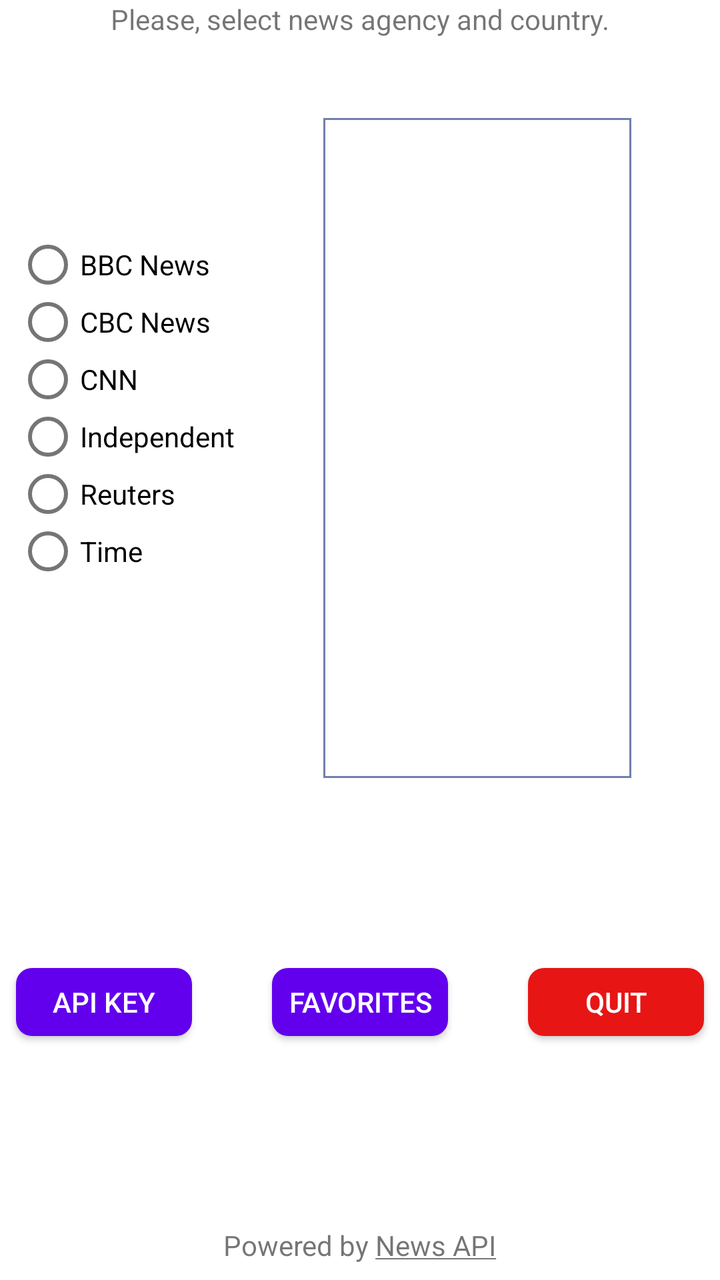
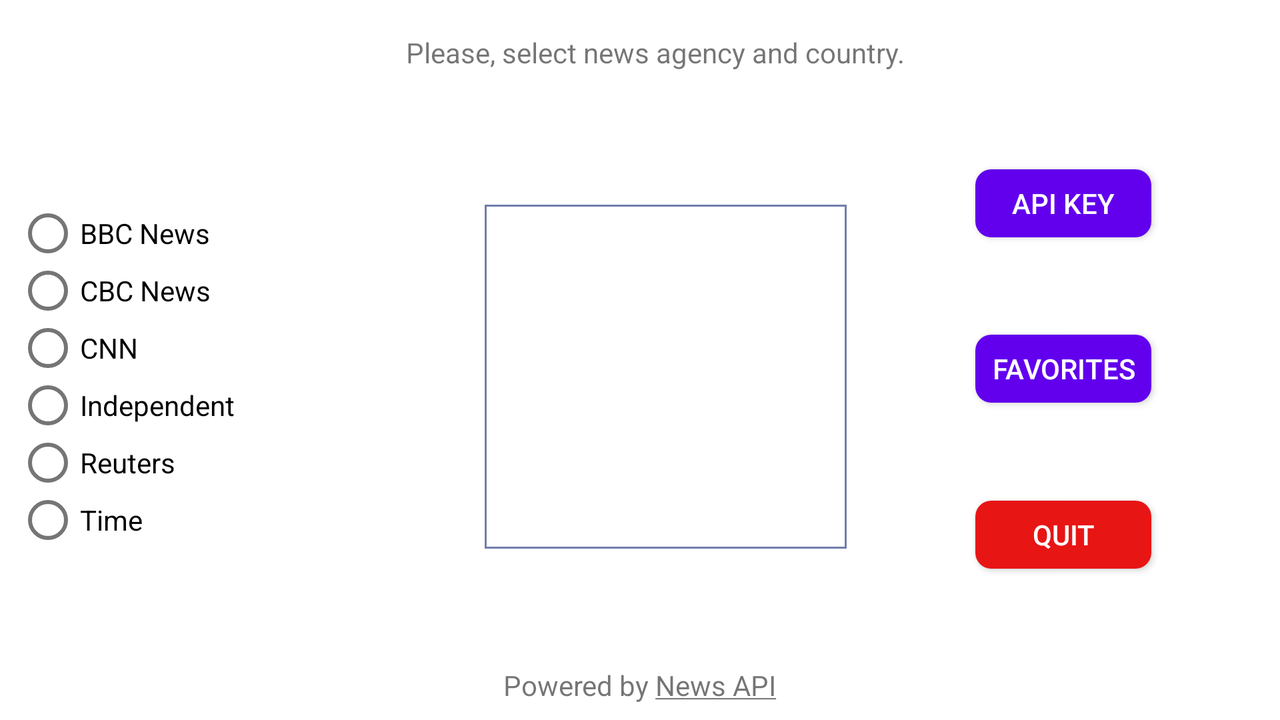

First picture: res/layout/ on a phone held upright. Second picture: the repository's own variant of that layout, on a device whose configuration matches the variant's folder. Source for both follows.
<!-- AndroidManifest.xml: application theme Theme.NewsAboutEuropeForAndroid -->
<!-- res/layout/activity_main.xml -->
<?xml version="1.0" encoding="utf-8"?>
<androidx.constraintlayout.widget.ConstraintLayout xmlns:android="http://schemas.android.com/apk/res/android"
    xmlns:app="http://schemas.android.com/apk/res-auto"
    xmlns:tools="http://schemas.android.com/tools"
    android:layout_width="match_parent"
    android:layout_height="match_parent"
    tools:context=".MainActivity">

    <TextView
        android:id="@+id/usageInfo"
        android:layout_width="wrap_content"
        android:layout_height="wrap_content"
        android:text="@string/usageInfo"
        app:layout_constraintLeft_toLeftOf="parent"
        app:layout_constraintRight_toRightOf="parent"
        app:layout_constraintTop_toTopOf="parent" />

    <RadioGroup
        android:id="@+id/radioGroup"
        android:layout_width="113dp"
        android:layout_height="172dp"
        android:layout_marginLeft="8dp"
        android:orientation="vertical"
        app:layout_constraintBottom_toBottomOf="@+id/countryListView"
        app:layout_constraintLeft_toLeftOf="parent"
        app:layout_constraintTop_toBottomOf="@+id/usageInfo">

        <RadioButton
            android:id="@+id/bbcNewsRadioButton"
            android:layout_width="wrap_content"
            android:layout_height="wrap_content"
            android:layout_weight="1"
            android:text="@string/bbcNewsRadioButtonText" />

        <RadioButton
            android:id="@+id/cbcNewsRadioButton"
            android:layout_width="wrap_content"
            android:layout_height="wrap_content"
            android:layout_weight="1"
            android:text="@string/cbcNewsRadioButtonText" />

        <RadioButton
            android:id="@+id/cnnRadioButton"
            android:layout_width="wrap_content"
            android:layout_height="wrap_content"
            android:layout_weight="1"
            android:text="@string/cnnRadioButtonText" />

        <RadioButton
            android:id="@+id/independentRadioButton"
            android:layout_width="wrap_content"
            android:layout_height="wrap_content"
            android:layout_weight="1"
            android:text="@string/independentRadioButtonText" />

        <RadioButton
            android:id="@+id/reutersRadioButton"
            android:layout_width="wrap_content"
            android:layout_height="wrap_content"
            android:layout_weight="1"
            android:text="@string/reutersRadioButtonText" />

        <RadioButton
            android:id="@+id/timeRadioButton"
            android:layout_width="wrap_content"
            android:layout_height="wrap_content"
            android:layout_weight="1"
            android:text="@string/timeRadioButtonText" />

    </RadioGroup>

    <androidx.recyclerview.widget.RecyclerView
        android:id="@+id/countryListView"
        android:layout_width="154dp"
        android:layout_height="330dp"
        android:layout_marginStart="4dp"
        android:layout_marginLeft="4dp"
        android:layout_marginTop="40dp"
        android:layout_marginEnd="8dp"
        android:layout_marginRight="8dp"
        android:background="@drawable/border"
        android:scrollbars="vertical"
        app:layout_constraintEnd_toEndOf="parent"
        app:layout_constraintStart_toEndOf="@+id/radioGroup"
        app:layout_constraintTop_toBottomOf="@+id/usageInfo" />

    <androidx.appcompat.widget.AppCompatButton
        android:id="@+id/closeApp"
        android:layout_width="wrap_content"
        android:layout_height="34dp"
        android:layout_marginRight="8dp"
        android:background="@drawable/rounded_button_grey"
        android:text="@string/closeAppButtonText"
        android:textColor="@color/white"
        app:layout_constraintBottom_toTopOf="@+id/poweredBy"
        app:layout_constraintRight_toRightOf="parent"
        app:layout_constraintTop_toBottomOf="@+id/countryListView" />

    <androidx.appcompat.widget.AppCompatButton
        android:id="@+id/favoritesButton"
        android:layout_width="wrap_content"
        android:layout_height="34dp"
        android:layout_marginStart="32dp"
        android:layout_marginLeft="32dp"
        android:layout_marginEnd="32dp"
        android:layout_marginRight="32dp"
        android:text="@string/favorites"
        android:textColor="@color/white"
        app:layout_constraintBottom_toTopOf="@+id/poweredBy"
        app:layout_constraintEnd_toStartOf="@+id/closeApp"
        app:layout_constraintStart_toEndOf="@+id/changeAPIKey"
        app:layout_constraintTop_toBottomOf="@+id/countryListView"
        android:background="@drawable/rounded_button"/>

    <androidx.appcompat.widget.AppCompatButton
        android:id="@+id/changeAPIKey"
        android:layout_width="wrap_content"
        android:layout_height="34dp"
        android:layout_marginLeft="8dp"
        android:background="@drawable/rounded_button"
        android:text="@string/APIKeyButtonText"
        android:textColor="@color/white"
        app:layout_constraintBottom_toTopOf="@+id/poweredBy"
        app:layout_constraintLeft_toLeftOf="parent"
        app:layout_constraintTop_toBottomOf="@+id/countryListView" />

    <TextView
        android:id="@+id/poweredBy"
        android:layout_width="wrap_content"
        android:layout_height="wrap_content"
        android:layout_marginBottom="8dp"
        android:text="@string/poweredByText"
        app:layout_constraintBottom_toBottomOf="parent"
        app:layout_constraintEnd_toEndOf="parent"
        app:layout_constraintStart_toStartOf="parent" />

</androidx.constraintlayout.widget.ConstraintLayout>
<!-- resources referenced by this layout -->
<resources>
  <color name="white">#FFFFFFFF</color>
  <!-- drawable border (drawable) -->
  <?xml version="1.0" encoding="utf-8"?>
  <shape xmlns:android="http://schemas.android.com/apk/res/android"
      android:shape="rectangle">
      <stroke
          android:width="1dp"
          android:color="#727ead" />
  </shape>
  <!-- drawable rounded_button (drawable) -->
  <?xml version="1.0" encoding="utf-8"?>
  <shape xmlns:android="http://schemas.android.com/apk/res/android" android:shape="rectangle">
      <solid android:color="@color/purple_500"/>
      <corners android:radius="8dp"/>
  </shape>
  <!-- drawable rounded_button_grey (drawable) -->
  <?xml version="1.0" encoding="utf-8"?>
  <shape xmlns:android="http://schemas.android.com/apk/res/android" android:shape="rectangle">
      <solid android:color="@color/exitButtonBackgroundColor"/>
      <corners android:radius="8dp"/>
  </shape>
  <string name="APIKeyButtonText">API Key</string>
  <string name="bbcNewsRadioButtonText">BBC News</string>
  <string name="cbcNewsRadioButtonText">CBC News</string>
  <string name="closeAppButtonText">Quit</string>
  <string name="cnnRadioButtonText">CNN</string>
  <string name="favorites">Favorites</string>
  <string name="independentRadioButtonText">Independent</string>
  <string name="poweredByText">Powered by <strong><u>News API</u></strong></string>
  <string name="reutersRadioButtonText">Reuters</string>
  <string name="timeRadioButtonText">Time</string>
  <string name="usageInfo">Please, select news agency and country.</string>
  <style name="Theme.NewsAboutEuropeForAndroid" parent="Theme.MaterialComponents.DayNight.DarkActionBar">
          
          <item name="colorPrimary">@color/purple_500</item>
          <item name="colorPrimaryVariant">@color/purple_700</item>
          <item name="colorOnPrimary">@color/white</item>
          
          <item name="colorSecondary">@color/teal_200</item>
          <item name="colorSecondaryVariant">@color/teal_700</item>
          <item name="colorOnSecondary">@color/black</item>
          
          <item name="android:statusBarColor" tools:targetApi="l">?attr/colorPrimaryVariant</item>
          
      </style>
  <color name="purple_500">#FF6200EE</color>
  <color name="exitButtonBackgroundColor">#e81515</color>
  <color name="purple_700">#FF3700B3</color>
  <color name="teal_200">#FF03DAC5</color>
  <color name="teal_700">#FF018786</color>
  <color name="black">#FF000000</color>
</resources>
<!-- res/layout-land/activity_main.xml (the repository's variant of the layout above) -->
<!-- drawn on the phone turned sideways -->
<?xml version="1.0" encoding="utf-8"?>
<androidx.constraintlayout.widget.ConstraintLayout xmlns:android="http://schemas.android.com/apk/res/android"
    xmlns:app="http://schemas.android.com/apk/res-auto"
    xmlns:tools="http://schemas.android.com/tools"
    android:layout_width="match_parent"
    android:layout_height="match_parent"
    tools:context=".MainActivity">

    <TextView
        android:id="@+id/usageInfo"
        android:layout_width="wrap_content"
        android:layout_height="wrap_content"
        android:layout_marginTop="8dp"
        android:text="@string/usageInfo"
        app:layout_constraintBottom_toTopOf="@+id/poweredBy"
        app:layout_constraintHorizontal_bias="0.52"
        app:layout_constraintLeft_toLeftOf="parent"
        app:layout_constraintRight_toRightOf="parent"
        app:layout_constraintTop_toTopOf="parent"
        app:layout_constraintVertical_bias="0.028" />

    <RadioGroup
        android:id="@+id/radioGroup"
        android:layout_width="113dp"
        android:layout_height="172dp"
        android:layout_marginLeft="8dp"
        android:orientation="vertical"
        app:layout_constraintBottom_toBottomOf="@+id/countryListView"
        app:layout_constraintLeft_toLeftOf="parent"
        app:layout_constraintTop_toTopOf="@+id/countryListView">

        <RadioButton
            android:id="@+id/bbcNewsRadioButton"
            android:layout_width="wrap_content"
            android:layout_height="wrap_content"
            android:layout_weight="1"
            android:text="@string/bbcNewsRadioButtonText" />

        <RadioButton
            android:id="@+id/cbcNewsRadioButton"
            android:layout_width="wrap_content"
            android:layout_height="wrap_content"
            android:layout_weight="1"
            android:text="@string/cbcNewsRadioButtonText" />

        <RadioButton
            android:id="@+id/cnnRadioButton"
            android:layout_width="wrap_content"
            android:layout_height="wrap_content"
            android:layout_weight="1"
            android:text="@string/cnnRadioButtonText" />

        <RadioButton
            android:id="@+id/independentRadioButton"
            android:layout_width="wrap_content"
            android:layout_height="wrap_content"
            android:layout_weight="1"
            android:text="@string/independentRadioButtonText" />

        <RadioButton
            android:id="@+id/reutersRadioButton"
            android:layout_width="wrap_content"
            android:layout_height="wrap_content"
            android:layout_weight="1"
            android:text="@string/reutersRadioButtonText" />

        <RadioButton
            android:id="@+id/timeRadioButton"
            android:layout_width="wrap_content"
            android:layout_height="wrap_content"
            android:layout_weight="1"
            android:text="@string/timeRadioButtonText" />

    </RadioGroup>

    <androidx.recyclerview.widget.RecyclerView
        android:id="@+id/countryListView"
        android:layout_width="181dp"
        android:layout_height="172dp"
        android:layout_marginStart="4dp"
        android:layout_marginLeft="4dp"
        android:layout_marginTop="8dp"
        android:background="@drawable/border"
        android:scrollbars="vertical"
        app:layout_constraintBottom_toTopOf="@+id/poweredBy"
        app:layout_constraintEnd_toEndOf="@+id/usageInfo"
        app:layout_constraintHorizontal_bias="0.8"
        app:layout_constraintStart_toEndOf="@+id/radioGroup"
        app:layout_constraintTop_toBottomOf="@+id/usageInfo" />

    <androidx.appcompat.widget.AppCompatButton
        android:id="@+id/favoritesButton"
        android:layout_width="wrap_content"
        android:layout_height="34dp"
        android:background="@drawable/rounded_button"
        android:text="@string/favorites"
        android:textColor="@color/white"
        app:layout_constraintBottom_toTopOf="@+id/closeApp"
        app:layout_constraintEnd_toEndOf="@+id/closeApp"
        app:layout_constraintHorizontal_bias="0.5"
        app:layout_constraintStart_toStartOf="@+id/closeApp"
        app:layout_constraintTop_toBottomOf="@+id/changeAPIKey" />

    <androidx.appcompat.widget.AppCompatButton
        android:id="@+id/changeAPIKey"
        android:layout_width="wrap_content"
        android:layout_height="34dp"
        android:background="@drawable/rounded_button"
        android:text="@string/APIKeyButtonText"
        android:textColor="@color/white"
        app:layout_constraintBottom_toTopOf="@+id/favoritesButton"
        app:layout_constraintEnd_toEndOf="@+id/favoritesButton"
        app:layout_constraintHorizontal_bias="0.5"
        app:layout_constraintStart_toStartOf="@+id/favoritesButton"
        app:layout_constraintTop_toBottomOf="@+id/usageInfo" />

    <androidx.appcompat.widget.AppCompatButton
        android:id="@+id/closeApp"
        android:layout_width="wrap_content"
        android:layout_height="34dp"
        android:background="@drawable/rounded_button_grey"
        android:text="@string/closeAppButtonText"
        android:textColor="@color/white"
        app:layout_constraintBottom_toTopOf="@+id/poweredBy"
        app:layout_constraintEnd_toEndOf="parent"
        app:layout_constraintHorizontal_bias="0.5"
        app:layout_constraintStart_toEndOf="@+id/countryListView"
        app:layout_constraintTop_toBottomOf="@+id/favoritesButton" />

    <TextView
        android:id="@+id/poweredBy"
        android:layout_width="wrap_content"
        android:layout_height="wrap_content"
        android:layout_marginBottom="8dp"
        android:text="@string/poweredByText"
        app:layout_constraintBottom_toBottomOf="parent"
        app:layout_constraintEnd_toEndOf="parent"
        app:layout_constraintStart_toStartOf="parent" />

</androidx.constraintlayout.widget.ConstraintLayout>
